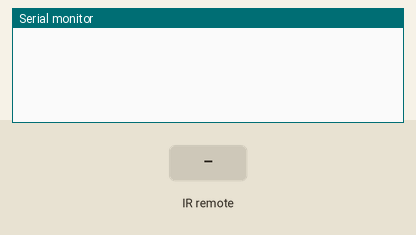
Simulated run of this sketch. Board: ESP8266 (NodeMCU). On the bench: the last lines printed to the serial monitor. The test bench sets the inputs (shaded band).

Above: at 1.2 s.
1.3 s: infrared code 0x85080000 received
At 1.9 s:
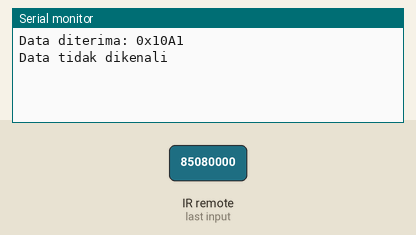
2.8 s: infrared code 0x8D080000 received
At 4.0 s:
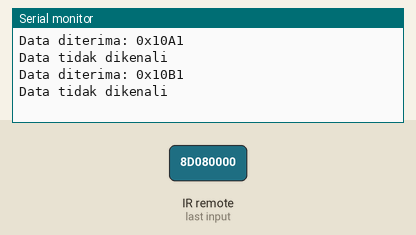
4.3 s: infrared code 0x83080000 received
At 5.4 s:
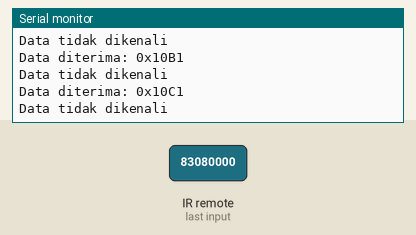

The sketch:

irr.ino
```cpp
#include <IRremote.hpp>

const int IR_RECEIVE_PIN = D1;

#define R_MERAH_L1   0x85080000
#define R_KUNING_L1  0x8D080000
#define R_HIJAU_L1   0x83080000

#define R_MERAH_L2   0x45080000
#define R_KUNING_L2  0x4D080000
#define R_HIJAU_L2   0x43080000

#define H1           0xC5080000
#define H2           0xCD080000

void setup() {
  Serial.begin(115200);
  IrReceiver.begin(IR_RECEIVE_PIN);
}

void loop() {
  if (IrReceiver.decode()) {
    uint32_t data = IrReceiver.decodedIRData.decodedRawData;
    Serial.print("Data diterima: 0x");
    Serial.println(data, HEX);

    // Cek lampu lalu lintas
    if (data == R_MERAH_L1) {
      Serial.println("Lampu 1 Merah");
    } else if (data == R_KUNING_L1) {
      Serial.println("Lampu 1 Kuning");
    } else if (data == R_HIJAU_L1) {
      Serial.println("Lampu 1 Hijau");

    } else if (data == R_MERAH_L2) {
      Serial.println("Lampu 2 Merah");
    } else if (data == R_KUNING_L2) {
      Serial.println("Lampu 2 Kuning");
    } else if (data == R_HIJAU_L2) {
      Serial.println("Lampu 2 Hijau");

    // Cek halte
    } else if (data == H1) {
      Serial.println("Halte 1 Aktif");
    } else if (data == H2) {
      Serial.println("Halte 2 Aktif");
    } else {
      Serial.println("Data tidak dikenali");
    }

    IrReceiver.resume(); // Siap terima lagi
  }
}
```

Measured:
- after the input at 1.3 s, the serial monitor: prints a new line at once (image 1)
- after the input at 2.8 s, the serial monitor: prints a new line at once (image 2)
- after the input at 4.3 s, the serial monitor: prints a new line at once (image 3)
